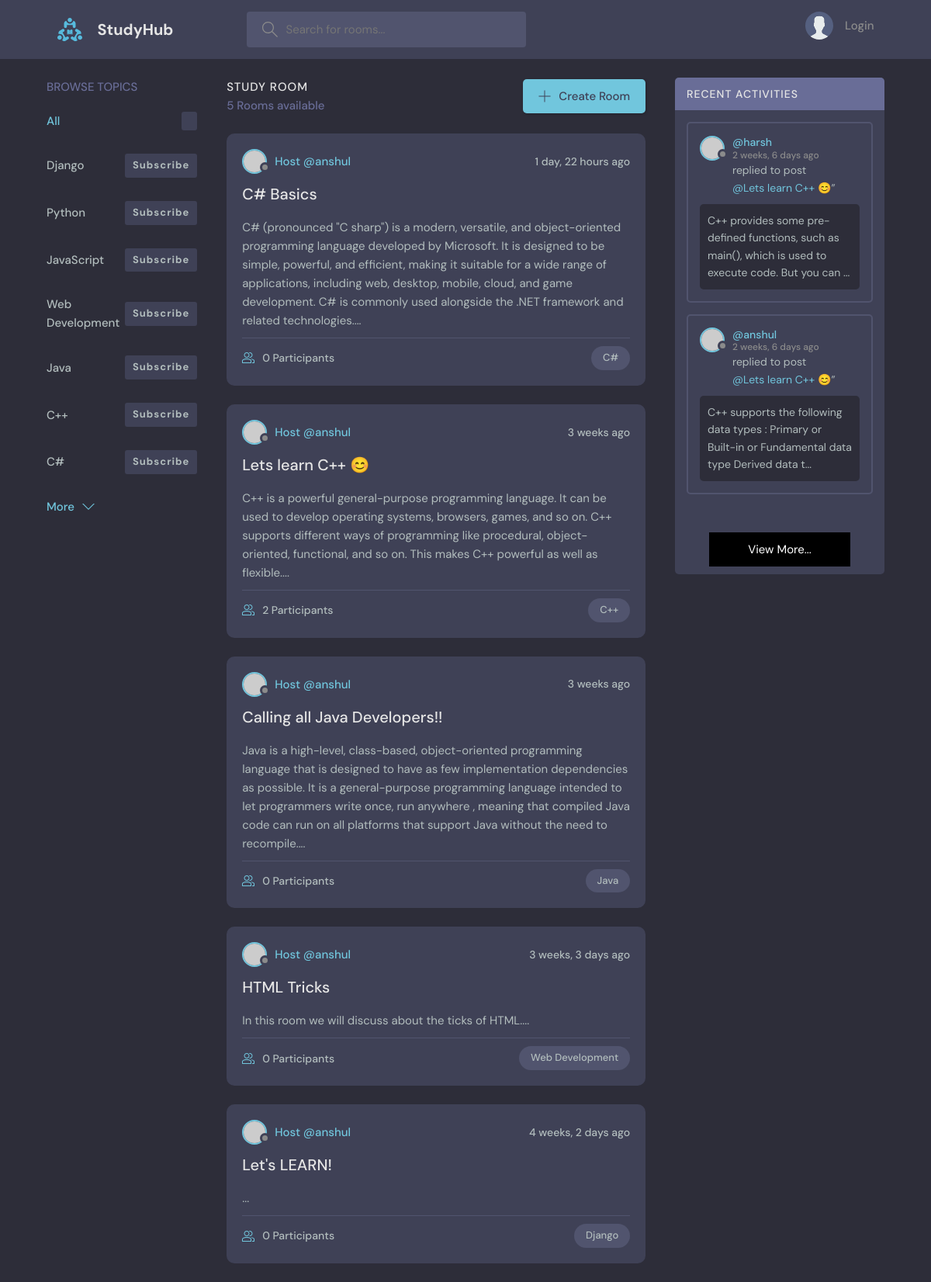
The app's page /, older data.
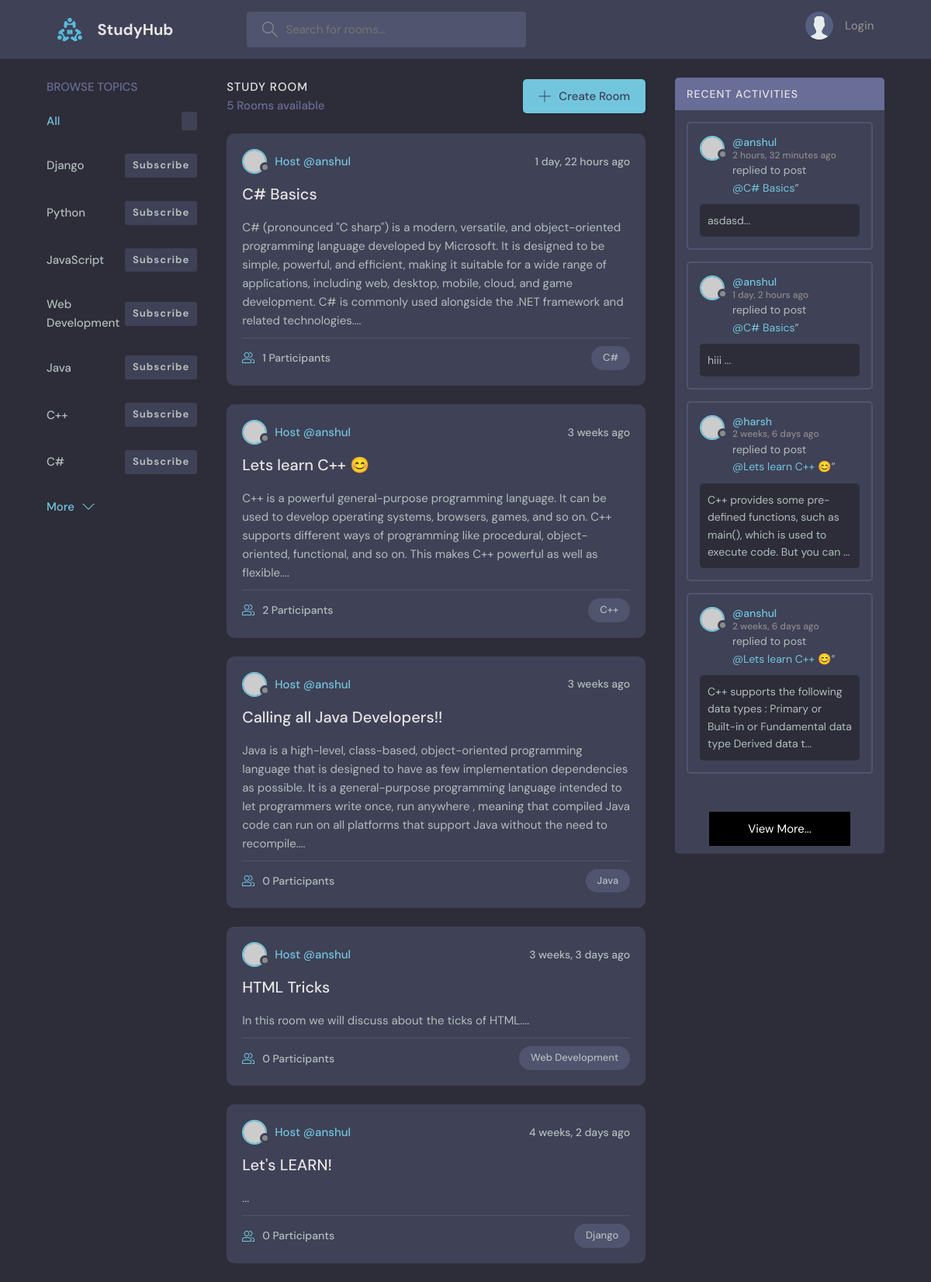
The same page, newer data.
### base/models.py (models this page shows, shortened)
class Topic(models.Model):
    name = models.CharField(max_length=100)
    subscribe  = models.ManyToManyField(User, related_name='subscribe', blank=True)
    def __str__(self):
        return self.name

class Room(models.Model):
    host = models.ForeignKey(User , on_delete=models.SET_NULL , null=True)
    topic =models.ForeignKey(Topic , on_delete=models.SET_NULL , null=True )
    name = models.CharField(max_length=200)
    description = models.TextField(null=True , blank=True)
    participants = models.ManyToManyField(User , related_name='participants' ,blank=True)
    updated = models.DateTimeField(auto_now=True)
    created = models.DateTimeField(auto_now_add=True)
    class Meta:
        ordering = ['-updated' , '-created']

class Message(models.Model):
    user = models.ForeignKey( User, on_delete=models.CASCADE)
    room =  models.ForeignKey(Room , on_delete=models.CASCADE)
    body = models.TextField()
    updated = models.DateTimeField(auto_now=True)
    created = models.DateTimeField(auto_now_add=True)
    likes = models.ManyToManyField(User , related_name='likes' ,blank=True)
    class Meta:
        ordering = ['-updated' , '-created']
    def __str__(self):
        return self.body[:100]

### base/views.py (the view)
# urls.py: path('' , views.home , name="home"),
def home(request):
    q = request.GET.get('q')
    if q is None:
        q = ''
    rooms = Room.objects.filter(
        Q(topic__name__icontains=q)|
        Q(name__icontains=q)|
        Q(description__icontains=q)
    )
    room_counts = rooms.count()
    room_messages = Message.objects.filter(room__name__icontains=q)[:10]
    context={'rooms':rooms , 'room_counts':room_counts , 'room_messages':room_messages}
    get_topics(request , context)
    return render(request, 'base/home.html' ,context )

### base/utils.py (called while the page is built)
def get_topics(request , context ,topics=None):
    all_topics = topics if topics else Topic.objects.all()[:7]
    topics = {}
    for tpc in all_topics:
        topics[tpc.id] = {'name':tpc ,'is_subscribed':False}
        if request.user.is_authenticated and tpc.subscribe.filter(id=request.user.id):
            topics[tpc.id]['is_subscribed'] = True
    context['topics']=topics

### base/templates/base/home.html (shortened to what this page needs)
{% extends 'main.html' %} {% block content %}
<main class="layout layout--3">
  <div class="container">
    {% include 'base/topics_component.html' %}
    <div class="roomList">
      <div class="roomList__header">
        <div>
          <h2>Study Room</h2>
          <p>{{room_counts}} Rooms available</p>
        </div>
        <a class="btn btn--main" href="{% url 'create-room' %}">
          <svg
            version="1.1"
            xmlns="http://www.w3.org/2000/svg"
            width="32"
            height="32"
            viewBox="0 0 32 32"
          >
            <title>add</title>
            <path
              d="M16.943 0.943h-1.885v14.115h-14.115v1.885h14.115v14.115h1.885v-14.115h14.115v-1.885h-14.115v-14.115z"
            ></path>
          </svg>
          Create Room
        </a>
      </div>
      {% include 'base/feed_component.html' %}
    </div>
    {% include 'base/activity_component.html' %}
  </div>
</main>
{% endblock content %}

### base/templates/base/topics_component.html (shortened to what this page needs)
<div class="topics">
  <div class="topics__header">
    <h2>Browse Topics</h2>
  </div>
  <ul class="topics__list">
    <li class="flex">
      <a href="{% url 'home' %}" class="active">All <span>{{topics.count}}</span></a>
    </li>
    {% for topic_id , topic_data in topics.items %}
      <li style="display: flex; justify-content: space-between; align-items: center;">
        <a href="{% url 'home' %}?q={{topic_data.name}}" style="text-decoration: none;">{{topic_data.name}} {{topic_data.room_set.all.count}}</a>
        <a  href="{% url 'subscribe-topic' topic_id %}" style="text-decoration: none;">
          <span>
            {% if topic_data.is_subscribed %}
              Unsubscribe
            {% else %}
              Subscribe
            {% endif %}
        </span></a>
      </li>
    {% endfor %}
  </ul>
  <a class="btn btn--link" href="{% url 'browse-topics' %}">
    More
    <svg
      version="1.1"
      xmlns="http://www.w3.org/2000/svg"
      width="32"
      height="32"
      viewBox="0 0 32 32"
    >
      <title>chevron-down</title>
      <path d="M16 21l-13-13h-3l16 16 16-16h-3l-13 13z"></path>
    </svg>
  </a>
</div>

### base/templates/base/feed_component.html (shortened to what this page needs)
{% for room in rooms %}
<div class="roomListRoom">
  <div class="roomListRoom__header">
    <a href="{% url 'user-profile' room.host.id %}" class="roomListRoom__author">
      <div class="avatar avatar--small">
        <img src="https://randomuser.me/api/portraits/women/11.jpg" />
      </div>
      <span>Host @{{room.host.username}}</span>
    </a>
    <div class="roomListRoom__actions">
      <span>{{room.created|timesince}} ago</span>
    </div>
  </div>
  <div class="roomListRoom__content">
    <a href="{% url 'room' room.id %}">{{room.name}}</a>
    <p>
      {{room.description}}...
    </p>
  </div>
  <div class="roomListRoom__meta">
    <a href="{% url 'room' room.id %}" class="roomListRoom__joined">
      {{room.participants.all.count}} Participants
    </a>
    <p class="roomListRoom__topic">{{room.topic.name}}</p>
  </div>
</div>
{% endfor %}

### base/templates/base/activity_component.html (shortened to what this page needs)
<div class="activities">
  <div class="activities__header">
    <h2>Recent Activities</h2>
  </div>
  {% for message in room_messages %}
  <div class="activities__box">
    <div class="activities__boxHeader roomListRoom__header">
      <a href="{% url 'user-profile'  message.user.id %}" class="roomListRoom__author">
        <div class="avatar avatar--small">
          <img src="https://randomuser.me/api/portraits/women/11.jpg" />
        </div>
        <p>
          @{{message.user.username}}
          <span>{{message.created|timesince}} ago</span>
        </p>
      </a>
    </div>
    <div class="activities__boxContent">
      <p>
        replied to post <a href="{% url 'room' message.room.id %}">@{{message.room.name}}</a
        >”
      </p>
      <div class="activities__boxRoomContent">
        {{message}}...
      </div>
    </div>
  </div>
  {% endfor %}
  <br>
  <div class="header__user" style="display: grid ; place-items: center;">
    <a style="display: block; margin: 10px auto; padding: 10px 50px 10px 50px; background-color: black; color: #fff; balck; cursor: pointer;"
     href="{% url 'recent-activity' %}"> View More...
    </a>
  </div>
</div>

Row changes from the older to the newer data that the page shows:
computed for Room "C# Basics": participants.all.count "0" → "1"
added Message: user.username "anshul", created "2 hours, 32 minutes", room.name "C# Basics", body "asdasd"
added Message: user.username "anshul", created "1 day, 2 hours", room.name "C# Basics", body "hiii"
